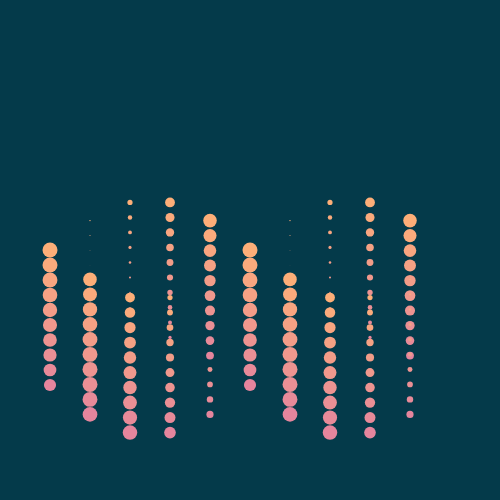
Frame 1 (no input)
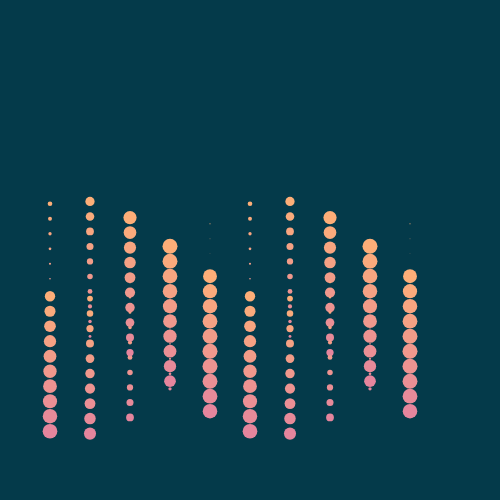
Frame 60 (no input)
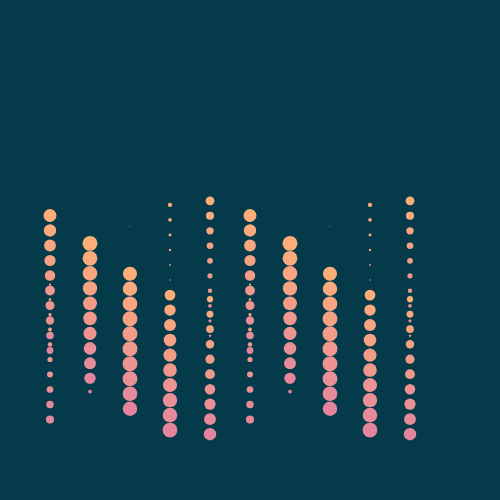
Frame 120 (the mouse pressed at the canvas centre since frame 60)

The p5.js sketch that drew these frames (run headless with seeded random() and noise() and a simulated clock; from frame 60 on, the mouse is pressed at the canvas centre):

// p5.js sketch
// ── sketch.js
var numberOfRows = 10;
var numberOfColumns = 10;
var numberOfStrands = 2;
var maxCircleSize = 15;
var phase = 0;
var speed = 0.02;

function setup(){
	createCanvas(500, 500);
	noStroke();
  	colorA = color(253, 174, 120);
 	colorB = color(226, 129, 161);
}

function draw(){
	background(4, 58, 74);

  	for (var strand = 0; strand < numberOfStrands; strand++) {
	  	for (var row = 0; row < numberOfRows; row++) {
	  		for (var col = 0; col < numberOfColumns; col++) {
	  			var strandPhase = phase + map(strand, 0, numberOfStrands, 0, TWO_PI);
	  			
	  			var colOffset = map(col, 0, numberOfColumns, 0, TWO_PI);
		  		var x = map(col, 0, numberOfColumns, 50, width - 50);
		  		var y = height / 2 + row * 15 + sin(strandPhase + colOffset) * 50;
				
				var sizeOffset = (cos(strandPhase - (row / numberOfRows) + colOffset) + 1) * 0.5;

  				var circleSize = sizeOffset * maxCircleSize;
				
	  			fill(lerpColor(colorA, colorB, row / numberOfRows));
				ellipse(x, y, circleSize, circleSize)
	  		}
	  	}
	}
	phase = frameCount * speed;
}
